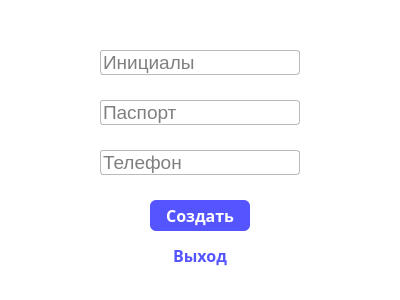
<?xml version="1.0" encoding="UTF-8"?>
<ui version="4.0">
 <class>MainWindow</class>
 <widget class="QMainWindow" name="MainWindow">
  <property name="geometry">
   <rect>
    <x>0</x>
    <y>0</y>
    <width>400</width>
    <height>300</height>
   </rect>
  </property>
  <property name="windowTitle">
   <string>Новый клиент</string>
  </property>
  <property name="styleSheet">
   <string notr="true">background-color: white;</string>
  </property>
  <widget class="QWidget" name="centralwidget">
   <widget class="QLineEdit" name="lineSurname">
    <property name="geometry">
     <rect>
      <x>100</x>
      <y>100</y>
      <width>200</width>
      <height>25</height>
     </rect>
    </property>
    <property name="font">
     <font>
      <pointsize>14</pointsize>
     </font>
    </property>
    <property name="styleSheet">
     <string notr="true">border: 1px solid rgb(186, 186, 186);
border-radius: 3px;
background-color: white;
color: black;</string>
    </property>
    <property name="text">
     <string/>
    </property>
    <property name="placeholderText">
     <string>Паспорт</string>
    </property>
   </widget>
   <widget class="QLineEdit" name="lineName">
    <property name="geometry">
     <rect>
      <x>100</x>
      <y>50</y>
      <width>200</width>
      <height>25</height>
     </rect>
    </property>
    <property name="font">
     <font>
      <pointsize>14</pointsize>
     </font>
    </property>
    <property name="styleSheet">
     <string notr="true">border: 1px solid rgb(186, 186, 186);
border-radius: 3px;
background-color: white;
color: black;</string>
    </property>
    <property name="text">
     <string/>
    </property>
    <property name="placeholderText">
     <string>Инициалы</string>
    </property>
   </widget>
   <widget class="QPushButton" name="createCustomerButton">
    <property name="geometry">
     <rect>
      <x>150</x>
      <y>200</y>
      <width>100</width>
      <height>31</height>
     </rect>
    </property>
    <property name="font">
     <font>
      <family>Bahnschrift</family>
      <pointsize>12</pointsize>
      <weight>75</weight>
      <bold>true</bold>
     </font>
    </property>
    <property name="cursor">
     <cursorShape>PointingHandCursor</cursorShape>
    </property>
    <property name="styleSheet">
     <string notr="true">QPushButton{
	border-radius: 6px;
	background-color: rgb(85, 85, 255);
	color: white;
}

QPushButton::hover{
	border-radius: 6px;
	background-color: rgb(85, 0, 255);
	color: white;
}

QPushButton::pressed{
	border-radius: 6px;
	background-color: #BEB775;
	color: white;
}
</string>
    </property>
    <property name="text">
     <string>Создать</string>
    </property>
   </widget>
   <widget class="QPushButton" name="exitCreateCustomerButton">
    <property name="geometry">
     <rect>
      <x>150</x>
      <y>240</y>
      <width>100</width>
      <height>31</height>
     </rect>
    </property>
    <property name="font">
     <font>
      <family>Bahnschrift</family>
      <pointsize>12</pointsize>
      <weight>75</weight>
      <bold>true</bold>
     </font>
    </property>
    <property name="cursor">
     <cursorShape>PointingHandCursor</cursorShape>
    </property>
    <property name="styleSheet">
     <string notr="true">

QPushButton{
	border-radius: 6px;
	background-color: white;
	color: rgb(85, 85, 255);
}

QPushButton::hover{
	border-radius: 6px;
	background-color: rgbrgb(240, 255, 255);
	color: rgb(85, 0, 255);
}

QPushButton::pressed{
	border-radius: 6px;
	background-color: #BEB775;
	color: black;
}
</string>
    </property>
    <property name="text">
     <string>Выход</string>
    </property>
   </widget>
   <widget class="QLineEdit" name="lineNumber">
    <property name="geometry">
     <rect>
      <x>100</x>
      <y>150</y>
      <width>200</width>
      <height>25</height>
     </rect>
    </property>
    <property name="font">
     <font>
      <pointsize>14</pointsize>
     </font>
    </property>
    <property name="styleSheet">
     <string notr="true">border: 1px solid rgb(186, 186, 186);
border-radius: 3px;
background-color: white;
color: black;</string>
    </property>
    <property name="text">
     <string/>
    </property>
    <property name="placeholderText">
     <string>Телефон</string>
    </property>
   </widget>
  </widget>
 </widget>
 <resources/>
 <connections/>
</ui>
